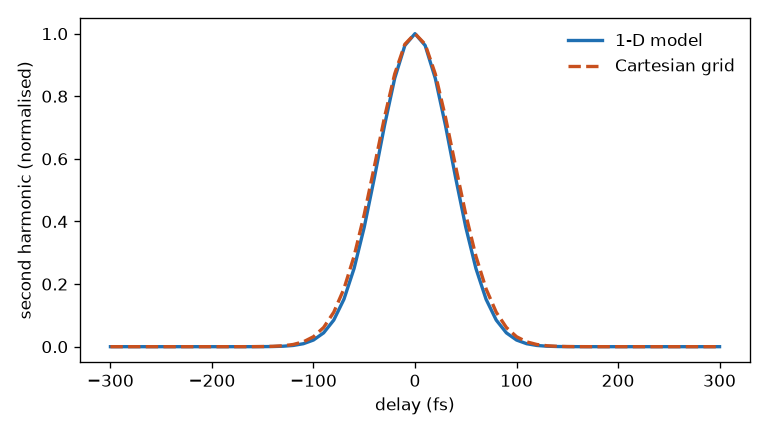

Write the Python code that produced this figure.
#!/usr/bin/env python3
"""Beams crossing in a crystal: a background-free autocorrelator, and third-harmonic generation with a crossed second harmonic."""
import os
import sys

import numpy as np

sys.path.insert(0, os.path.join(os.path.dirname(__file__), "..", "..", "..", "python", "src"))
import ultrafast as uf  # noqa: E402
from ultrafast import build as b  # noqa: E402

C = 299792458.0
TAU, W, ANGLE_DEG = 60e-15, 200e-6, 3.0
beam = {"kind": "gaussian", "w0M": W}
fed = {"role": "b", "fromPort": True, "beam": {"kind": "gaussian", "radiusM": W}}


def autocorrelator(transverse=None):
    """Non-collinear SHG is two beams crossing: sfg, one colour, with the angle outside the crystal."""
    return b.system("autocorrelator", b.Branched([
        b.link(b.beam_splitter("bs"), {"c": "fixed", "d": "stage"}),
        b.link(b.delay("fixed", 0.0), "x"),
        b.link(b.delay("stage", 0.0), "x:b"),
        b.link(b.crystal("x", "BBO", 20e-6, "sfg", "I", external_angle_deg=ANGLE_DEG, aux=[fed], output="sum", record=["a", "b"], beam=beam,
                         chi3=False, transverse=transverse), {"out": "end", "a": "virtual", "b": "virtual"}),
    ]))


def fwhm(x, y):
    peak = y.argmax()
    return np.interp(y[peak] / 2, y[peak:][::-1], x[peak:][::-1]) - np.interp(y[peak] / 2, y[:peak + 1], x[:peak + 1])


spec = b.run_spec(b.pulse(1.03e-6, TAU, energy=1e-9))
delays = np.linspace(-300e-15, 300e-15, 61)
scan = [{"path": "element:stage/delayS", "values": list(delays), "nominal": 0.0}]
line = np.array([r["energy:end"] for r in uf.study(autocorrelator(), spec, parameters=scan, outputs=["energy:end"])["rows"]])
# ny = 1 keeps one transverse axis: the trace's shape is right, its energy is not; use ny > 1 for energy
grid = b.transverse("cartesian", nx=64, ny=1, half_width_m=800e-6, spectral_samples=4)
plane = np.array([r["energy:end"] for r in uf.study(autocorrelator(grid), spec, parameters=scan, outputs=["energy:end"])["rows"]])
smear = W * np.sqrt(np.log(2)) * 2 * np.sin(np.radians(ANGLE_DEG / 2)) / C
print(f"1-D model        FWHM {fwhm(delays, line) * 1e15:.1f} fs (sqrt 2 tau = {np.sqrt(2) * TAU * 1e15:.1f} fs)")
print(f"Cartesian grid   FWHM {fwhm(delays, plane) * 1e15:.1f} fs (with {smear * 1e15:.1f} fs of smearing: {np.hypot(np.sqrt(2) * TAU, smear) * 1e15:.1f} fs)")

# SHG, then THG with the second harmonic arriving 3 degrees off: the tilt of the arm sets the geometry
thg = b.system("crossed-thg", b.Branched([
    b.link(b.crystal("shg", "BBO", 50e-6, "shg", "I", output="sh", record=["fundamental"], beam=beam), {"out": "arm", "fundamental": "thg"}),
    b.link(b.delay("arm", 0.0, tilt_x_rad=np.radians(ANGLE_DEG)), "thg:b"),
    b.link(b.crystal("thg", "BBO", 50e-6, "sfg", "I", aux=[fed], output="sum", record=["a", "b"], beam=beam), {"out": "end", "a": "virtual", "b": "virtual"}),
]))
res = uf.run(thg, b.run_spec(b.pulse(1.03e-6, 100e-15, energy=1e-6)))
v = next(e for e in res.summary["elements"] if e["id"] == "thg")["values"]
print(f"THG cut {v['thetaDeg']:.2f} deg, inside the crystal {v['noncollinearDeg']:.2f} deg apart")
print(f"leaving at {v['outputTiltDeg_a']:.2f} deg (1030 nm), {v['outputTiltDeg_b']:.2f} deg (515 nm), {v['outputTiltDeg_sum']:.2f} deg (343 nm)")

try:
    import matplotlib.pyplot as plt
    fig, ax = plt.subplots(figsize=(6.4, 3.6))
    ax.plot(delays * 1e15, line / line.max(), color="#1f6fb2", lw=2, label="1-D model")
    ax.plot(delays * 1e15, plane / plane.max(), color="#c8501e", lw=2, ls="--", label="Cartesian grid")
    ax.set(xlabel="delay (fs)", ylabel="second harmonic (normalised)")
    ax.legend(frameon=False)
    fig.tight_layout()
    fig.savefig(os.path.join(os.path.dirname(os.path.abspath(__file__)), "correlators.png"), dpi=120)
except ImportError:
    print("(pip install matplotlib for plots)")
